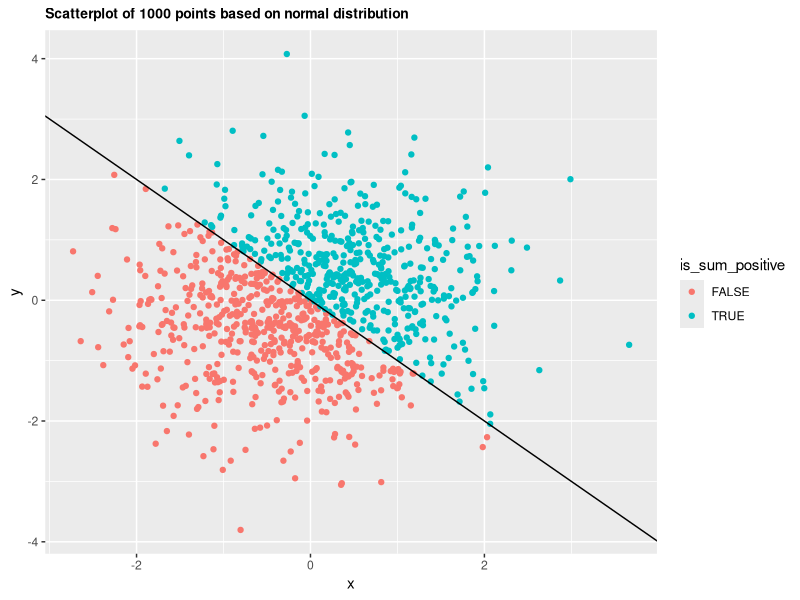
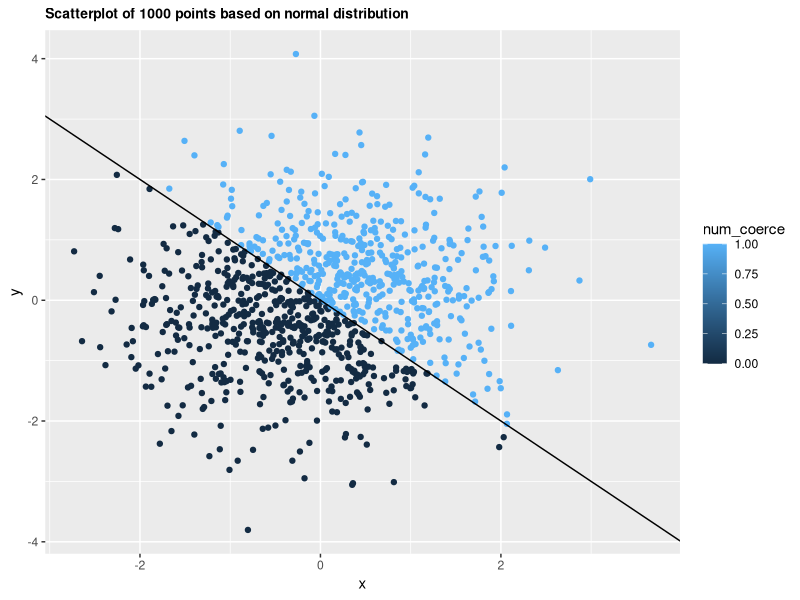
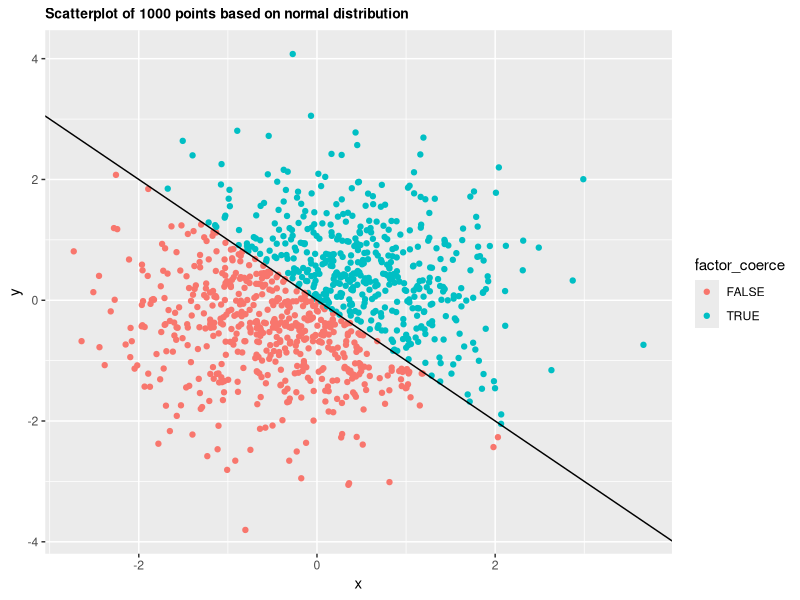
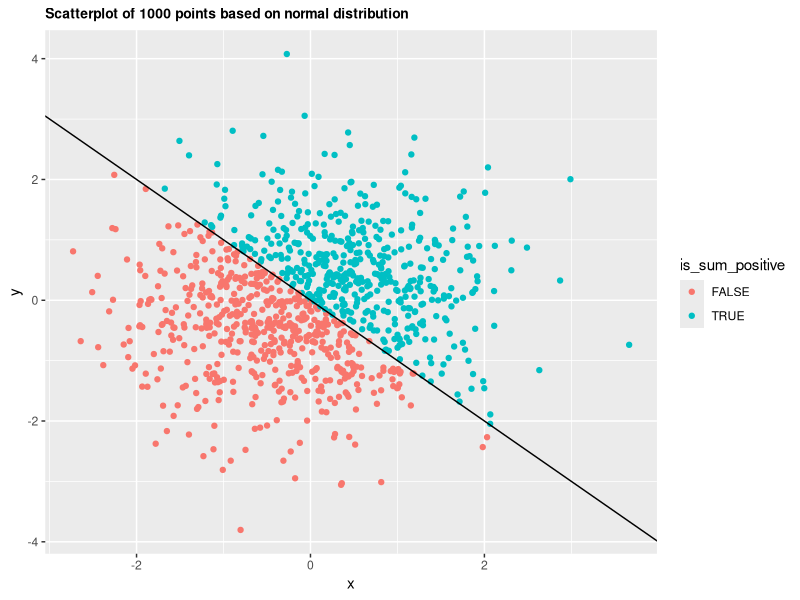

These charts were generated, in order, by the following R code:
## ---- chunk 1
library(tidyverse)
## ---- chunk 2
problem1_df <- tibble(numeric_vec = runif(n = 10, min = 0, max = 5),
                      logical_vec = numeric_vec > 2,
                      char_vec = c("My", "name", "is", "Zelos", "Zhu", "and", "I", "like", "to", "eat"),
                      factor_vec = factor(  c( rep( c("small", "medium", "large"), 3), "x-large")  )
                      )
print(problem1_df)
str(problem1_df)

#means <- apply(problem1_df, 2, mean) --- doesn't work
#Above line coerces all into NA, probably because there is non-numeric in it, good to know

means_prob1 <- c(mean(problem1_df$numeric_vec),
                 mean(problem1_df$logical_vec),
                 mean(problem1_df$char_vec),
                 mean(problem1_df$factor_vec))
means_prob1
## ---- chunk 3
problem2_df <- tibble( x = rnorm(1000),
                       y = rnorm(1000),
                       is_sum_positive = (x + y) > 0,
                       num_coerce = as.numeric(is_sum_positive),
                       factor_coerce = as.factor(is_sum_positive))
print(head(problem2_df))
str(problem2_df)
## ---- chunk 4
hw1plot_1 <- (ggplot(problem2_df, aes(x=x, y=y))
            + geom_point( aes(color = is_sum_positive))
            + ggtitle("Scatterplot of 1000 points based on normal distribution")
            + geom_abline(intercept = 0, slope = -1)
            + theme(plot.title = element_text(size = 10, face = "bold")))

hw1plot_2 <- (ggplot(problem2_df, aes(x=x, y=y))
            + geom_point( aes(color = num_coerce))
            + ggtitle("Scatterplot of 1000 points based on normal distribution")
            + geom_abline(intercept = 0, slope = -1)
            + theme(plot.title = element_text(size = 10, face = "bold")))

hw1plot_3 <- (ggplot(problem2_df, aes(x=x, y=y))
            + geom_point( aes(color = factor_coerce))
            + ggtitle("Scatterplot of 1000 points based on normal distribution")
            + geom_abline(intercept = 0, slope = -1)
            + theme(plot.title = element_text(size = 10, face = "bold")))

hw1plot_1
ggsave(filename = "hw1plot1.png")

hw1plot_2
hw1plot_3
#library(gridExtra) --- for my viewing pleasure when I was working on this so I don't have to scroll through in viewer
#grid.arrange(hw1plot_1, hw1plot_2, hw1plot_3, nrow=1)
